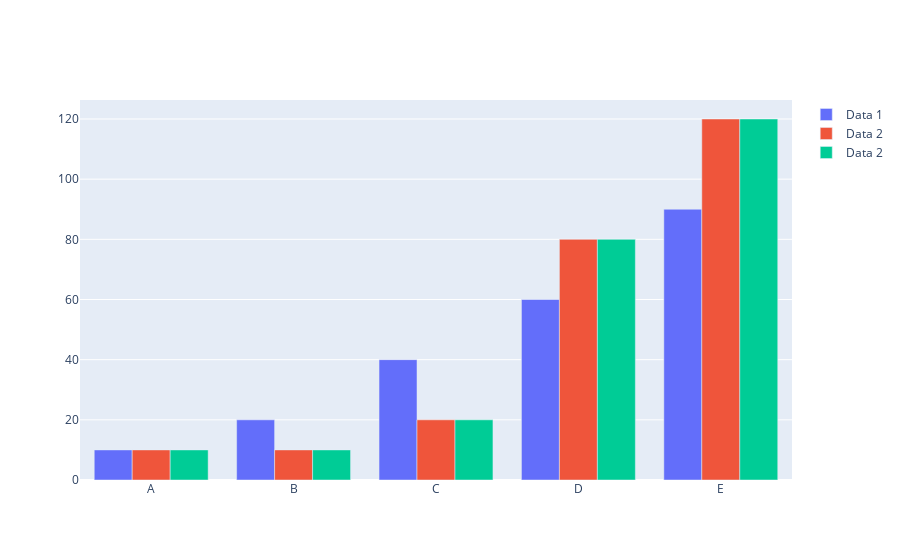

This figure's notebook cell:
### Code cell
# https://plotly.com/python/bar-charts/

import plotly.graph_objects as px
import numpy


x = ['A', 'B', 'C', 'D', 'E']

plot = px.Figure(data=[px.Bar(
	name = 'Data 1',
	x = x,
	y = [10, 20, 40, 60, 90]
),
                       
px.Bar(
	name = 'Data 2',
	x = x,
	y = [10, 10, 20, 80, 120]
),

 px.Bar(
	name = 'Data 2',
	x = x,
	y = [10, 10, 20, 80, 120]
)

                       
])
				
plot.show()

### Figure 1 — Plotly figure (JSON) as saved in the notebook; plotly's stock layout.template omitted (floating-point values rounded to 4 significant figures)
{"data": [{"name": "Data 1", "type": "bar", "x": ["A", "B", "C", "D", "E"], "y": [10, 20, 40, 60, 90]}, {"name": "Data 2", "type": "bar", "x": ["A", "B", "C", "D", "E"], "y": [10, 10, 20, 80, 120]}, {"name": "Data 2", "type": "bar", "x": ["A", "B", "C", "D", "E"], "y": [10, 10, 20, 80, 120]}], "layout": {"autosize": true, "xaxis": {"autorange": true, "range": [-0.5, 4.5], "type": "category"}, "yaxis": {"autorange": true, "range": [0, 126.3], "type": "linear"}}}
